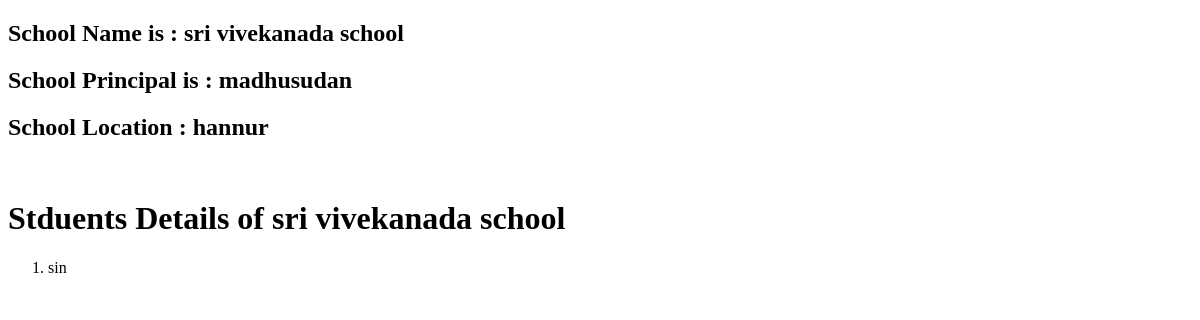
Before: /schools/2 with the older database file.
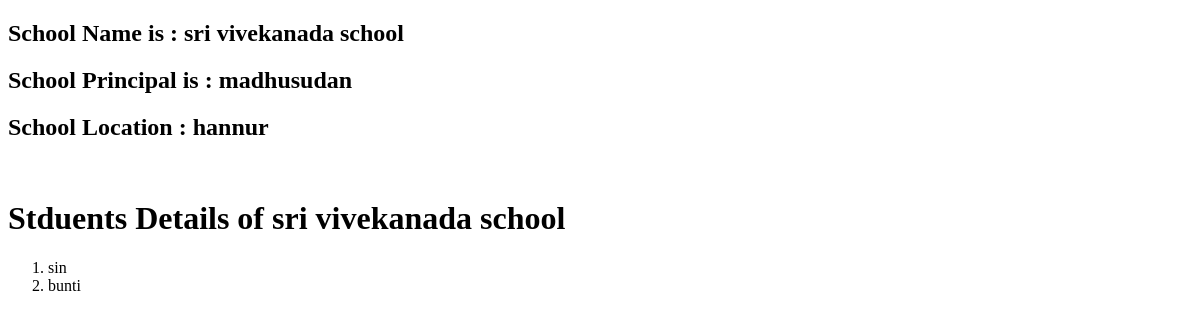
After: the same page with the newer database file.
### myapp/models.py (models this page shows, shortened)
class Student(models.Model):
    name=models.CharField(max_length=256)
    age=models.PositiveIntegerField()
    school=models.ForeignKey(School,related_name="students",on_delete=models.CASCADE)

### myapp/views.py (the view, shortened to what this page needs)
# urls.py: path('schools/<int:pk>',views.School_DetailView.as_view(),name="detail_view"),
class School_DetailView(DetailView):
    model=School
    template_name='school_detail.html'
    context_object_name="school_detail"

### templates/school_detail.html (shortened to what this page needs)
<!DOCTYPE html>
<html lang="en">
<head>
</head>
<body>
    {% if school_detail %}
    <h2>School Name is : {{school_detail.name}}</h2>
    <h2>School Principal is : {{school_detail.principal}}</h2>
     <h2>School Location : {{school_detail.location}}</h2>
    {% endif %}
    <br>
    <h1>Stduents Details of {{school_detail.name}}</h1>
    <ol>
        {% for student in school_detail.students.all %}
        <li>{{student.name}}</li>
    {% endfor %}
    </ol>
</body>
</html>

Changed rows visible on the page:
added Student: name "bunti"
